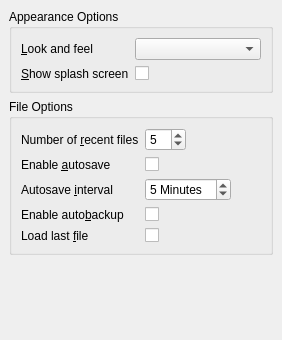
<?xml version="1.0" encoding="UTF-8"?>
<ui version="4.0">
 <class>GeneralConfig</class>
 <widget class="QWidget" name="GeneralConfig">
  <property name="geometry">
   <rect>
    <x>0</x>
    <y>0</y>
    <width>282</width>
    <height>340</height>
   </rect>
  </property>
  <property name="windowTitle">
   <string>Form</string>
  </property>
  <layout class="QVBoxLayout">
   <property name="spacing">
    <number>6</number>
   </property>
   <property name="margin">
    <number>9</number>
   </property>
   <item>
    <widget class="QGroupBox" name="appearancebox">
     <property name="title">
      <string>Appearance Options</string>
     </property>
     <property name="flat">
      <bool>false</bool>
     </property>
     <property name="checkable">
      <bool>false</bool>
     </property>
     <layout class="QFormLayout" name="formLayout">
      <property name="horizontalSpacing">
       <number>6</number>
      </property>
      <property name="verticalSpacing">
       <number>6</number>
      </property>
      <property name="margin">
       <number>9</number>
      </property>
      <item row="0" column="0">
       <widget class="QLabel" name="lookfeellabel">
        <property name="text">
         <string>&amp;Look and feel</string>
        </property>
        <property name="buddy">
         <cstring>lookfeel</cstring>
        </property>
       </widget>
      </item>
      <item row="0" column="1">
       <widget class="QComboBox" name="lookfeel">
        <property name="whatsThis">
         <string>&lt;p&gt;You may select a different look and feel for the application. This will affect the appearance of the application's controls and widgets.&lt;/p&gt;</string>
        </property>
       </widget>
      </item>
      <item row="1" column="1">
       <widget class="QCheckBox" name="showsplash">
        <property name="whatsThis">
         <string>&lt;p&gt;Select this option to show the splash screen when the program starts.&lt;/p&gt;</string>
        </property>
        <property name="text">
         <string/>
        </property>
       </widget>
      </item>
      <item row="1" column="0">
       <widget class="QLabel" name="showsplashlabel">
        <property name="text">
         <string>&amp;Show splash screen</string>
        </property>
        <property name="buddy">
         <cstring>showsplash</cstring>
        </property>
       </widget>
      </item>
     </layout>
    </widget>
   </item>
   <item>
    <widget class="QGroupBox" name="filebox">
     <property name="title">
      <string>File Options</string>
     </property>
     <layout class="QFormLayout" name="formLayout_2">
      <property name="fieldGrowthPolicy">
       <enum>QFormLayout::ExpandingFieldsGrow</enum>
      </property>
      <item row="0" column="0">
       <widget class="QLabel" name="recentlabel">
        <property name="text">
         <string>Number of &amp;recent files</string>
        </property>
        <property name="buddy">
         <cstring>recentnum</cstring>
        </property>
       </widget>
      </item>
      <item row="0" column="1">
       <widget class="QSpinBox" name="recentnum">
        <property name="whatsThis">
         <string>&lt;p&gt;Use this to set the number of files displayed in the &lt;b&gt;Open Recent...&lt;/b&gt; menu&lt;/p&gt;</string>
        </property>
        <property name="maximum">
         <number>50</number>
        </property>
        <property name="value">
         <number>5</number>
        </property>
       </widget>
      </item>
      <item row="3" column="1">
       <widget class="QSpinBox" name="saveinterval">
        <property name="whatsThis">
         <string>&lt;p&gt;This field will allow you to select the Autosave interval.&lt;/p&gt;</string>
        </property>
        <property name="suffix">
         <string> Minutes</string>
        </property>
        <property name="maximum">
         <number>30</number>
        </property>
        <property name="singleStep">
         <number>5</number>
        </property>
        <property name="value">
         <number>5</number>
        </property>
       </widget>
      </item>
      <item row="6" column="0">
       <widget class="QLabel" name="autobackuplabel">
        <property name="text">
         <string>Enable auto&amp;backup</string>
        </property>
        <property name="buddy">
         <cstring>autobackup</cstring>
        </property>
       </widget>
      </item>
      <item row="6" column="1">
       <widget class="QCheckBox" name="autobackup">
        <property name="whatsThis">
         <string>&lt;p&gt;Selecting this will cause the program to automatically backup every file that you open and modify.&lt;/p&gt;</string>
        </property>
       </widget>
      </item>
      <item row="7" column="0">
       <widget class="QLabel" name="loadlastlabel">
        <property name="text">
         <string>Load last &amp;file</string>
        </property>
        <property name="buddy">
         <cstring>loadlast</cstring>
        </property>
       </widget>
      </item>
      <item row="7" column="1">
       <widget class="QCheckBox" name="loadlast">
        <property name="whatsThis">
         <string>&lt;p&gt;Select this option to automatically load the last file used in this program.&lt;/p&gt;</string>
        </property>
       </widget>
      </item>
      <item row="2" column="1">
       <widget class="QCheckBox" name="autosave">
        <property name="whatsThis">
         <string>&lt;p&gt;Enables autosaving of files. If this is checked, files will be automatically saved at the selected interval.&lt;/p&gt;</string>
        </property>
       </widget>
      </item>
      <item row="2" column="0">
       <widget class="QLabel" name="autosavelabel">
        <property name="text">
         <string>Enable &amp;autosave</string>
        </property>
        <property name="buddy">
         <cstring>autosave</cstring>
        </property>
       </widget>
      </item>
      <item row="3" column="0">
       <widget class="QLabel" name="saveintervallabel">
        <property name="text">
         <string>Autosave &amp;interval</string>
        </property>
        <property name="buddy">
         <cstring>saveinterval</cstring>
        </property>
       </widget>
      </item>
     </layout>
    </widget>
   </item>
   <item>
    <spacer>
     <property name="orientation">
      <enum>Qt::Vertical</enum>
     </property>
     <property name="sizeHint" stdset="0">
      <size>
       <width>20</width>
       <height>40</height>
      </size>
     </property>
    </spacer>
   </item>
  </layout>
 </widget>
 <tabstops>
  <tabstop>lookfeel</tabstop>
  <tabstop>showsplash</tabstop>
  <tabstop>recentnum</tabstop>
  <tabstop>autosave</tabstop>
  <tabstop>saveinterval</tabstop>
  <tabstop>autobackup</tabstop>
  <tabstop>loadlast</tabstop>
 </tabstops>
 <resources/>
 <connections/>
</ui>
